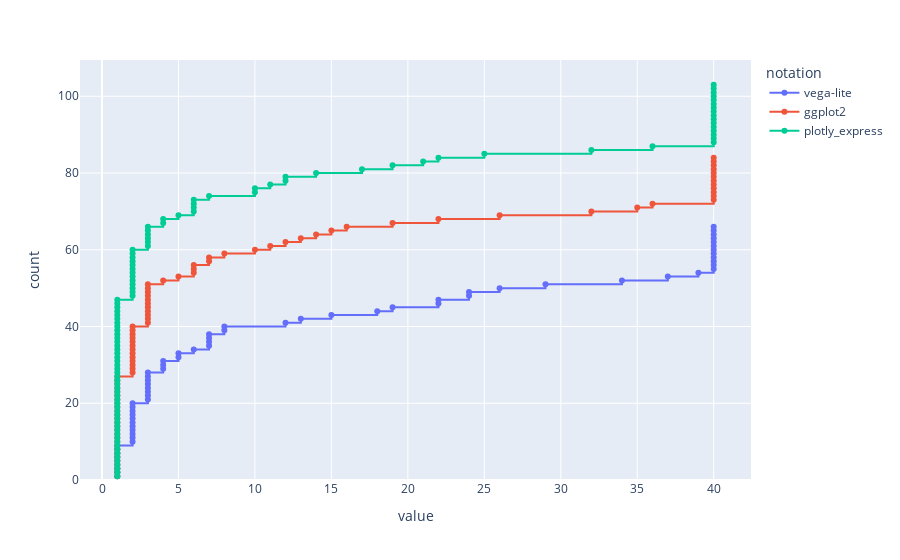

Here is the notebook cell this chart was saved with:
### Code cell
px.ecdf(df, color="notation", hover_name="token", ecdfnorm=None, height=800, markers=True)

### Figure 1 — Plotly figure (JSON) as saved in the notebook; plotly's stock layout.template omitted (floating-point values rounded to 4 significant figures)
{"data": [{"hovertemplate": "<b>%{hovertext}</b><br><br>notation=vega-lite<br>value=%{x}<br>count=%{y}<extra></extra>", "hovertext": ["theta", "errorbar", "iqr", "average", "order", "arc", "sort", "-y", "shape", "rect", "size", "median", "facet", "stack", "xOffset", "columns", "normalize", "groupby", "area", "5", "transform", "regression", "0", "IMDB Rating", "on", "layer", "300000000", "boxplot", "extent", "[", "]", "mean", "bin", "true", "timeUnit", "temporal", "year", "Release Date", "sum", "line", "point", "count", "bar", "Worldwide Gross", "Major Genre", "MPAA Rating", "quantitative", "Production Budget", "color", "nominal", "aggregate", "type", "y", "x", "url", "$schema", "https://vega.github.io/schema/vega-lite/v5.json", "{", "field", "encoding", "data/movies.csv", "data", ":", ",", "mark", "}"], "legendgroup": "vega-lite", "line": {"dash": "solid", "shape": "hv"}, "marker": {"color": "#636efa", "symbol": "circle"}, "mode": "lines+markers", "name": "vega-lite", "orientation": "v", "showlegend": true, "type": "scatter", "x": [1, 1, 1, 1, 1, 1, 1, 1, 1, 2, 2, 2, 2, 2, 2, 2, 2, 2, 2, 2, 3, 3, 3, 3, 3, 3, 3, 3, 4, 4, 4, 5, 5, 6, 7, 7, 7, 7, 8, 8, 12, 13, 15, 18, 19, 22, 22, 24, 24, 26, 29, 34, 37, 39, 40, 40, 40, 40, 40, 40, 40, 40, 40, 40, 40, 40], "xaxis": "x", "y": [1, 2, 3, 4, 5, 6, 7, 8, 9, 10, 11, 12, 13, 14, 15, 16, 17, 18, 19, 20, 21, 22, 23, 24, 25, 26, 27, 28, 29, 30, 31, 32, 33, 34, 35, 36, 37, 38, 39, 40, 41, 42, 43, 44, 45, 46, 47, 48, 49, 50, 51, 52, 53, 54, 55, 56, 57, 58, 59, 60, 61, 62, 63, 64, 65, 66], "yaxis": "y"}, {"hovertemplate": "<b>%{hovertext}</b><br><br>notation=ggplot2<br>value=%{x}<br>count=%{y}<extra></extra>", "hovertext": ["bin", "group", "}", "geom_bin_2d", "function", "fun.min", "fun.max", "lubridate", "fct_infreq", "dodge", "count", "coord_polar", "geom_path", "after_stat", "quantile", "shape", "geom_tile", "start", "stat_summary", "{", "summarize_all", "summarize_at", "summary_2d", "0.25", "stage", "0.75", "year", "size", "|>", "group_by", "z", "geom_area", ".x", "facet_wrap", "5", "na.rm", "ncol", "TRUE", "median", "~", "vars", "method", "lm", "position", "se", "geom_histogram", "1", "geom_boxplot", "`IMDB Rating`", "geom_smooth", "FALSE", "geom_line", "summary", "365", "mean", "binwidth", "summary_bin", "`Release Date`", "sum", "color", "geom_point", "fill", "geom_bar", "fun", "stat", "`Worldwide Gross`", "`Major Genre`", "`MPAA Rating`", "`Production Budget`", "y", "x", ",", ")", "+", "ggplot", "library", "df", "<-", "data/movies.csv", "=", "aes", "read_csv", "tidyverse", "("], "legendgroup": "ggplot2", "line": {"dash": "solid", "shape": "hv"}, "marker": {"color": "#EF553B", "symbol": "circle"}, "mode": "lines+markers", "name": "ggplot2", "orientation": "v", "showlegend": true, "type": "scatter", "x": [1, 1, 1, 1, 1, 1, 1, 1, 1, 1, 1, 1, 1, 1, 1, 1, 1, 1, 1, 1, 1, 1, 1, 1, 1, 1, 1, 2, 2, 2, 2, 2, 2, 2, 2, 2, 2, 2, 2, 2, 3, 3, 3, 3, 3, 3, 3, 3, 3, 3, 3, 4, 5, 6, 6, 6, 7, 7, 8, 10, 11, 12, 13, 14, 15, 16, 19, 22, 26, 32, 35, 36, 40, 40, 40, 40, 40, 40, 40, 40, 40, 40, 40, 40], "xaxis": "x", "y": [1, 2, 3, 4, 5, 6, 7, 8, 9, 10, 11, 12, 13, 14, 15, 16, 17, 18, 19, 20, 21, 22, 23, 24, 25, 26, 27, 28, 29, 30, 31, 32, 33, 34, 35, 36, 37, 38, 39, 40, 41, 42, 43, 44, 45, 46, 47, 48, 49, 50, 51, 52, 53, 54, 55, 56, 57, 58, 59, 60, 61, 62, 63, 64, 65, 66, 67, 68, 69, 70, 71, 72, 73, 74, 75, 76, 77, 78, 79, 80, 81, 82, 83, 84], "yaxis": "y"}, {"hovertemplate": "<b>%{hovertext}</b><br><br>notation=plotly_express<br>value=%{x}<br>count=%{y}<extra></extra>", "hovertext": ["}", "apply", "if", "value_counts", "groupnorm", "bar", "barmode", "barnorm", "bins", "group", "categoryorder", "agg", "g", "count", "counts", "data", "update_xaxes", "showlegend", "update_traces", "for", "error_x", "error_x_minus", "trendline_scope", "columns", "fillna", "in", "total descending", "z", "quantile", "-", "symbol", "t", "0.25", "0.75", "pie", "10", "index", "{", "<lambda_1>", "overall", "==", "names", "mode", "mid", "markers", "lines", "<lambda_0>", "percent", "median", "mean", "lambda", "density_heatmap", "facet_col", "0", "1", "5", "Constant", "area", "facet_col_wrap", "True", ":", "ols", "IMDB Rating", "size", "trendline", "box", "histfunc", "avg", "line", "sum", "to_datetime", "year", "dt", "Release Date", "]", "[", "groupby", "scatter", "reset_index", "histogram", "Worldwide Gross", "Major Genre", "color", "MPAA Rating", "Production Budget", "y", "x", "(", "px", "plotly", "pd", "pandas", "import", "express", "df", "data/movies.csv", "as", "=", ".", ",", ")", "read_csv", "fig"], "legendgroup": "plotly_express", "line": {"dash": "solid", "shape": "hv"}, "marker": {"color": "#00cc96", "symbol": "circle"}, "mode": "lines+markers", "name": "plotly_express", "orientation": "v", "showlegend": true, "type": "scatter", "x": [1, 1, 1, 1, 1, 1, 1, 1, 1, 1, 1, 1, 1, 1, 1, 1, 1, 1, 1, 1, 1, 1, 1, 1, 1, 1, 1, 1, 1, 1, 1, 1, 1, 1, 1, 1, 1, 1, 1, 1, 1, 1, 1, 1, 1, 1, 1, 2, 2, 2, 2, 2, 2, 2, 2, 2, 2, 2, 2, 2, 3, 3, 3, 3, 3, 3, 4, 4, 5, 6, 6, 6, 6, 7, 10, 10, 11, 12, 12, 14, 17, 19, 21, 22, 25, 32, 36, 40, 40, 40, 40, 40, 40, 40, 40, 40, 40, 40, 40, 40, 40, 40, 40], "xaxis": "x", "y": [1, 2, 3, 4, 5, 6, 7, 8, 9, 10, 11, 12, 13, 14, 15, 16, 17, 18, 19, 20, 21, 22, 23, 24, 25, 26, 27, 28, 29, 30, 31, 32, 33, 34, 35, 36, 37, 38, 39, 40, 41, 42, 43, 44, 45, 46, 47, 48, 49, 50, 51, 52, 53, 54, 55, 56, 57, 58, 59, 60, 61, 62, 63, 64, 65, 66, 67, 68, 69, 70, 71, 72, 73, 74, 75, 76, 77, 78, 79, 80, 81, 82, 83, 84, 85, 86, 87, 88, 89, 90, 91, 92, 93, 94, 95, 96, 97, 98, 99, 100, 101, 102, 103], "yaxis": "y"}], "layout": {"autosize": true, "legend": {"title": {"text": "notation"}, "tracegroupgap": 0}, "margin": {"t": 60}, "xaxis": {"anchor": "y", "autorange": true, "domain": [0, 1], "range": [-1.326, 42.33], "title": {"text": "value"}, "type": "linear"}, "yaxis": {"anchor": "x", "autorange": true, "domain": [0, 1], "range": [0, 109.1], "rangemode": "tozero", "title": {"text": "count"}, "type": "linear"}}}
